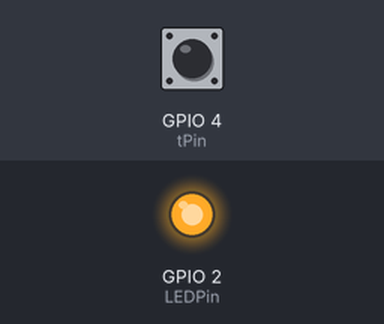
Bench run of a sketch on a simulated ESP32. Shown: output pins drawn as LEDs (lit = HIGH). The test bench sets the inputs (shaded band); at power-on: GPIO 4 (tPin) HIGH. What the sketch prints to the serial monitor is not drawn.

Above: at 0.1 s.
Timing chart, 0 to 1.6 s (numbered marks = the images above):
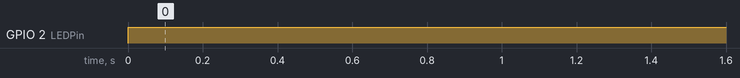

The sketch:

esp32_1_kap6_arduino_eingang_touch.ino
```cpp
// ESP32 - Eingang Touch
// Datei: esp32_1_kap6_arduino_eingang_touch.ino

const int tPin=4;  // T0 = GPIO4
const int LEDPin=2;
int tWert=0;

void setup()
{
  Serial.begin(9600);
  pinMode(LEDPin, OUTPUT);
}

void loop()
{
  tWert = touchRead(tPin);
  Serial.println(tWert);
  // Aktion abhängig von Wert tWert
  if (tWert < 10) {
    digitalWrite(LEDPin, LOW);
    }
    else
    {
      digitalWrite(LEDPin, HIGH);
    }
  delay(100);
}
```

Measured:
- by itself, GPIO 2 (LEDPin): LOW → HIGH at 0.00 s
